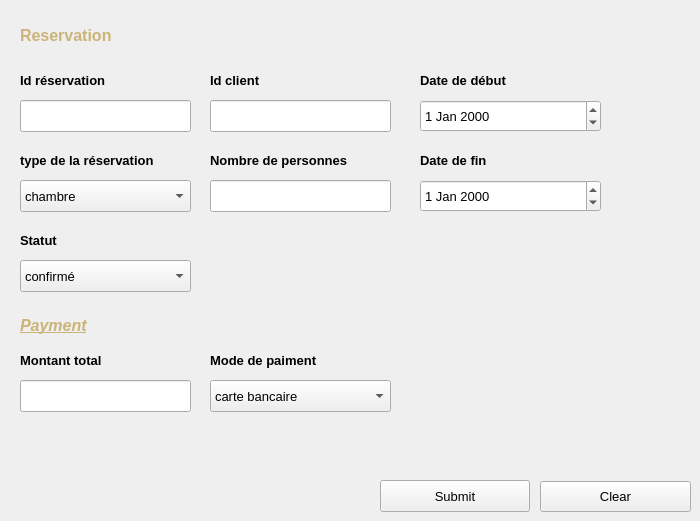
      <widget class="QWidget" name="tab_9">
       <attribute name="title">
        <string>insert</string>
       </attribute>
       <widget class="QLabel" name="label_62">
        <property name="geometry">
         <rect>
          <x>20</x>
          <y>20</y>
          <width>241</width>
          <height>31</height>
         </rect>
        </property>
        <property name="font">
         <font>
          <family>Arial</family>
          <pointsize>12</pointsize>
          <bold>true</bold>
         </font>
        </property>
        <property name="text">
         <string>&lt;html&gt;&lt;head/&gt;&lt;body&gt;&lt;p&gt;&lt;span style=&quot; color:#cbb479;&quot;&gt;Reservation&lt;/span&gt;&lt;/p&gt;&lt;/body&gt;&lt;/html&gt;</string>
        </property>
       </widget>
       <widget class="QLabel" name="id_12">
        <property name="geometry">
         <rect>
          <x>20</x>
          <y>70</y>
          <width>141</width>
          <height>21</height>
         </rect>
        </property>
        <property name="font">
         <font>
          <pointsize>10</pointsize>
          <bold>true</bold>
         </font>
        </property>
        <property name="text">
         <string>&lt;html&gt;&lt;head/&gt;&lt;body&gt;&lt;p&gt;Id réservation&lt;/p&gt;&lt;/body&gt;&lt;/html&gt;</string>
        </property>
       </widget>
       <widget class="QLabel" name="id_41">
        <property name="geometry">
         <rect>
          <x>210</x>
          <y>70</y>
          <width>141</width>
          <height>21</height>
         </rect>
        </property>
        <property name="font">
         <font>
          <pointsize>10</pointsize>
          <bold>true</bold>
         </font>
        </property>
        <property name="text">
         <string>&lt;html&gt;&lt;head/&gt;&lt;body&gt;&lt;p&gt;Id  client &lt;/p&gt;&lt;/body&gt;&lt;/html&gt;</string>
        </property>
       </widget>
       <widget class="QLabel" name="id_42">
        <property name="geometry">
         <rect>
          <x>420</x>
          <y>70</y>
          <width>141</width>
          <height>21</height>
         </rect>
        </property>
        <property name="font">
         <font>
          <pointsize>10</pointsize>
          <bold>true</bold>
         </font>
        </property>
        <property name="text">
         <string>&lt;html&gt;&lt;head/&gt;&lt;body&gt;&lt;p&gt;Date de début&lt;/p&gt;&lt;/body&gt;&lt;/html&gt;</string>
        </property>
       </widget>
       <widget class="QLineEdit" name="empName_11">
        <property name="geometry">
         <rect>
          <x>20</x>
          <y>100</y>
          <width>171</width>
          <height>32</height>
         </rect>
        </property>
        <property name="font">
         <font>
          <family>Arial</family>
          <pointsize>10</pointsize>
         </font>
        </property>
        <property name="styleSheet">
         <string notr="true">#empName
{
	background:white;
	color:black;
	border:none;
	padding-left:6px;
}</string>
        </property>
       </widget>
       <widget class="QLineEdit" name="empName_12">
        <property name="geometry">
         <rect>
          <x>210</x>
          <y>100</y>
          <width>181</width>
          <height>32</height>
         </rect>
        </property>
        <property name="font">
         <font>
          <family>Arial</family>
          <pointsize>10</pointsize>
         </font>
        </property>
        <property name="styleSheet">
         <string notr="true">#empName
{
	background:white;
	color:black;
	border:none;
	padding-left:6px;
}</string>
        </property>
       </widget>
       <widget class="QLineEdit" name="empName_13">
        <property name="geometry">
         <rect>
          <x>210</x>
          <y>180</y>
          <width>181</width>
          <height>32</height>
         </rect>
        </property>
        <property name="font">
         <font>
          <family>Arial</family>
          <pointsize>10</pointsize>
         </font>
        </property>
        <property name="styleSheet">
         <string notr="true">#empName
{
	background:white;
	color:black;
	border:none;
	padding-left:6px;
}</string>
        </property>
       </widget>
       <widget class="QDateEdit" name="empDOB_3">
        <property name="geometry">
         <rect>
          <x>420</x>
          <y>100</y>
          <width>181</width>
          <height>32</height>
         </rect>
        </property>
        <property name="font">
         <font>
          <family>Arial</family>
          <pointsize>10</pointsize>
         </font>
        </property>
        <property name="styleSheet">
         <string notr="true">#empDOB
{
	background:white;
	color:black;
	border:none;
	padding-left:6px;
}</string>
        </property>
        <property name="currentSection">
         <enum>QDateTimeEdit::Section::YearSection</enum>
        </property>
       </widget>
       <widget class="QLabel" name="id_43">
        <property name="geometry">
         <rect>
          <x>20</x>
          <y>150</y>
          <width>141</width>
          <height>21</height>
         </rect>
        </property>
        <property name="font">
         <font>
          <pointsize>10</pointsize>
          <bold>true</bold>
         </font>
        </property>
        <property name="text">
         <string>&lt;html&gt;&lt;head/&gt;&lt;body&gt;&lt;p&gt;type de la réservation &lt;/p&gt;&lt;/body&gt;&lt;/html&gt;</string>
        </property>
       </widget>
       <widget class="QLabel" name="id_44">
        <property name="geometry">
         <rect>
          <x>210</x>
          <y>150</y>
          <width>141</width>
          <height>21</height>
         </rect>
        </property>
        <property name="font">
         <font>
          <pointsize>10</pointsize>
          <bold>true</bold>
         </font>
        </property>
        <property name="text">
         <string>&lt;html&gt;&lt;head/&gt;&lt;body&gt;&lt;p&gt;Nombre de personnes&lt;/p&gt;&lt;/body&gt;&lt;/html&gt;</string>
        </property>
       </widget>
       <widget class="QLabel" name="id_45">
        <property name="geometry">
         <rect>
          <x>420</x>
          <y>150</y>
          <width>141</width>
          <height>21</height>
         </rect>
        </property>
        <property name="font">
         <font>
          <pointsize>10</pointsize>
          <bold>true</bold>
         </font>
        </property>
        <property name="text">
         <string>&lt;html&gt;&lt;head/&gt;&lt;body&gt;&lt;p&gt;Date de fin&lt;/p&gt;&lt;/body&gt;&lt;/html&gt;</string>
        </property>
       </widget>
       <widget class="QComboBox" name="empGender_3">
        <property name="geometry">
         <rect>
          <x>20</x>
          <y>180</y>
          <width>171</width>
          <height>32</height>
         </rect>
        </property>
        <property name="font">
         <font>
          <family>Arial</family>
          <pointsize>10</pointsize>
         </font>
        </property>
        <property name="styleSheet">
         <string notr="true">#empGender
{
	background:white;
	color:black;
	border:none;
	padding-left:6px;
}</string>
        </property>
        <item>
         <property name="text">
          <string>chambre</string>
         </property>
        </item>
        <item>
         <property name="text">
          <string>restaurant</string>
         </property>
        </item>
        <item>
         <property name="text">
          <string>parking</string>
         </property>
        </item>
       </widget>
       <widget class="QLabel" name="id_46">
        <property name="geometry">
         <rect>
          <x>20</x>
          <y>230</y>
          <width>141</width>
          <height>21</height>
         </rect>
        </property>
        <property name="font">
         <font>
          <pointsize>10</pointsize>
          <bold>true</bold>
         </font>
        </property>
        <property name="text">
         <string>&lt;html&gt;&lt;head/&gt;&lt;body&gt;&lt;p&gt;Statut&lt;/p&gt;&lt;/body&gt;&lt;/html&gt;</string>
        </property>
       </widget>
       <widget class="QLabel" name="label_63">
        <property name="geometry">
         <rect>
          <x>20</x>
          <y>310</y>
          <width>241</width>
          <height>31</height>
         </rect>
        </property>
        <property name="font">
         <font>
          <family>Arial</family>
          <pointsize>12</pointsize>
          <bold>true</bold>
         </font>
        </property>
        <property name="text">
         <string>&lt;html&gt;&lt;head/&gt;&lt;body&gt;&lt;p&gt;&lt;span style=&quot; font-style:italic; text-decoration: underline; color:#cbb479;&quot;&gt;Payment&lt;/span&gt;&lt;/p&gt;&lt;/body&gt;&lt;/html&gt;</string>
        </property>
       </widget>
       <widget class="QLabel" name="id_47">
        <property name="geometry">
         <rect>
          <x>20</x>
          <y>350</y>
          <width>141</width>
          <height>21</height>
         </rect>
        </property>
        <property name="font">
         <font>
          <pointsize>10</pointsize>
          <bold>true</bold>
         </font>
        </property>
        <property name="text">
         <string>&lt;html&gt;&lt;head/&gt;&lt;body&gt;&lt;p&gt;Montant total&lt;/p&gt;&lt;/body&gt;&lt;/html&gt;</string>
        </property>
       </widget>
       <widget class="QLabel" name="id_48">
        <property name="geometry">
         <rect>
          <x>210</x>
          <y>350</y>
          <width>141</width>
          <height>21</height>
         </rect>
        </property>
        <property name="font">
         <font>
          <pointsize>10</pointsize>
          <bold>true</bold>
         </font>
        </property>
        <property name="text">
         <string>&lt;html&gt;&lt;head/&gt;&lt;body&gt;&lt;p&gt;Mode de paiment&lt;/p&gt;&lt;/body&gt;&lt;/html&gt;</string>
        </property>
       </widget>
       <widget class="QComboBox" name="empDesig_3">
        <property name="geometry">
         <rect>
          <x>210</x>
          <y>380</y>
          <width>181</width>
          <height>32</height>
         </rect>
        </property>
        <property name="font">
         <font>
          <family>Arial</family>
          <pointsize>10</pointsize>
         </font>
        </property>
        <property name="styleSheet">
         <string notr="true">#empDesig
{
	background:white;
	color:black;
	border:none;
	padding-left:6px;
}</string>
        </property>
        <item>
         <property name="text">
          <string>carte bancaire</string>
         </property>
        </item>
        <item>
         <property name="text">
          <string>espéce</string>
         </property>
        </item>
        <item>
         <property name="text">
          <string/>
         </property>
        </item>
       </widget>
       <widget class="QPushButton" name="pushButton_34">
        <property name="geometry">
         <rect>
          <x>540</x>
          <y>481</y>
          <width>151</width>
          <height>31</height>
         </rect>
        </property>
        <property name="font">
         <font>
          <pointsize>10</pointsize>
         </font>
        </property>
        <property name="cursor">
         <cursorShape>PointingHandCursor</cursorShape>
        </property>
        <property name="focusPolicy">
         <enum>Qt::FocusPolicy::TabFocus</enum>
        </property>
        <property name="styleSheet">
         <string notr="true">#pushButton_13
{
	background:#EC3245;
	border:none;
	color:white;
}

#pushButton_13:hover
{
	background:#2d2d2d;
	border:2px solid #EC3245;
	color:#EC3245;
}</string>
        </property>
        <property name="text">
         <string>Clear</string>
        </property>
       </widget>
       <widget class="QPushButton" name="pushButton_35">
        <property name="geometry">
         <rect>
          <x>380</x>
          <y>480</y>
          <width>150</width>
          <height>32</height>
         </rect>
        </property>
        <property name="font">
         <font>
          <pointsize>10</pointsize>
         </font>
        </property>
        <property name="cursor">
         <cursorShape>PointingHandCursor</cursorShape>
        </property>
        <property name="focusPolicy">
         <enum>Qt::FocusPolicy::TabFocus</enum>
        </property>
        <property name="styleSheet">
         <string notr="true">#pushButton_14
{
	background:#00855C;
	border:none;
	color:white;
}

#pushButton_14:hover
{
	background:#2D2D2D;
	border:2px solid #00855C;
	color:#00855C;
}</string>
        </property>
        <property name="text">
         <string>Submit</string>
        </property>
       </widget>
       <widget class="QDateEdit" name="empDOB_4">
        <property name="geometry">
         <rect>
          <x>420</x>
          <y>180</y>
          <width>181</width>
          <height>32</height>
         </rect>
        </property>
        <property name="font">
         <font>
          <family>Arial</family>
          <pointsize>10</pointsize>
         </font>
        </property>
        <property name="styleSheet">
         <string notr="true">#empDOB
{
	background:white;
	color:black;
	border:none;
	padding-left:6px;
}</string>
        </property>
        <property name="currentSection">
         <enum>QDateTimeEdit::Section::YearSection</enum>
        </property>
       </widget>
       <widget class="QComboBox" name="empGender_4">
        <property name="geometry">
         <rect>
          <x>20</x>
          <y>260</y>
          <width>171</width>
          <height>32</height>
         </rect>
        </property>
        <property name="font">
         <font>
          <family>Arial</family>
          <pointsize>10</pointsize>
         </font>
        </property>
        <property name="styleSheet">
         <string notr="true">#empGender
{
	background:white;
	color:black;
	border:none;
	padding-left:6px;
}</string>
        </property>
        <item>
         <property name="text">
          <string>confirmé</string>
         </property>
        </item>
        <item>
         <property name="text">
          <string>en attente</string>
         </property>
        </item>
        <item>
         <property name="text">
          <string>annulée</string>
         </property>
        </item>
       </widget>
       <widget class="QLineEdit" name="empName_14">
        <property name="geometry">
         <rect>
          <x>20</x>
          <y>380</y>
          <width>171</width>
          <height>32</height>
         </rect>
        </property>
        <property name="font">
         <font>
          <family>Arial</family>
          <pointsize>10</pointsize>
         </font>
        </property>
        <property name="styleSheet">
         <string notr="true">#empName
{
	background:white;
	color:black;
	border:none;
	padding-left:6px;
}</string>
        </property>
       </widget>
      </widget>
